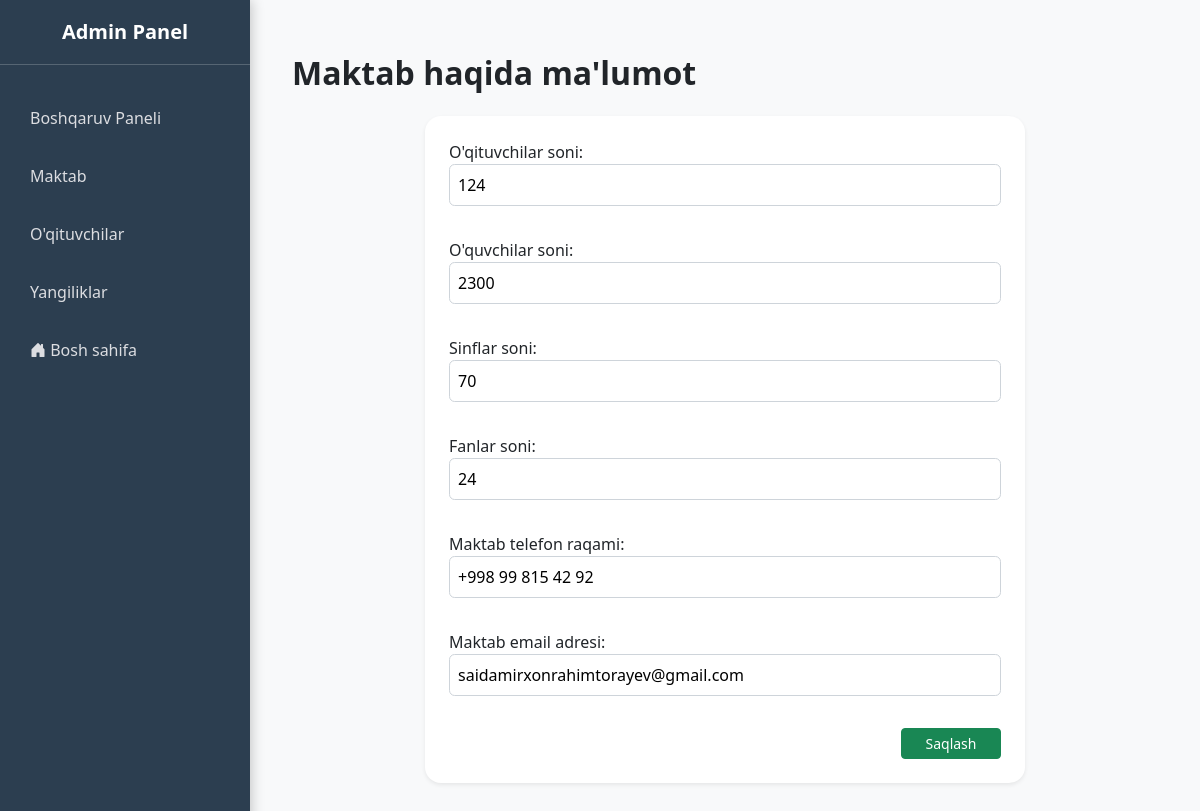
/admin-panel/school-info/ (signed in), run on the app's committed database.
### mysite/models.py (models this page shows, shortened)
class SchoolInfo(models.Model):
    teachers_count = models.PositiveIntegerField(default=0, verbose_name="O'qituvchilar soni")
    students_count = models.PositiveIntegerField(default=0, verbose_name="O'quvchilar soni")
    classes_count = models.PositiveIntegerField(default=0, verbose_name="Sinflar soni")
    sciences_count = models.PositiveIntegerField(default=0, verbose_name="Fanlar soni")
    phone = models.CharField(max_length=20, blank=True, null=True, validators=[phone_validator], verbose_name="Maktab telefon raqami")
    email = models.EmailField(blank=True, null=True, verbose_name="Maktab email adresi")

### mysite/views.py (the view)
    def wrapper(request, *args, **kwargs):
        if not request.session.get('admin_logged'):
            return redirect('admin_login')
        return view_func(request, *args, **kwargs)

### mysite/forms.py
class SchoolInfoForm(forms.ModelForm):
    class Meta:
        model = SchoolInfo
        fields = ['teachers_count', 'students_count', 'classes_count', 'sciences_count', 'phone', 'email']

### mysite/views.py (called while the page is built)
def admin_required(view_func):
    def wrapper(request, *args, **kwargs):
        if not request.session.get('admin_logged'):
            return redirect('admin_login')
        return view_func(request, *args, **kwargs)
    return wrapper

@admin_required
def admin_school_info(request):
    info = SchoolInfo.objects.first() or SchoolInfo.objects.create()
    if request.method == 'POST':
        form = SchoolInfoForm(request.POST, instance=info)
        if form.is_valid():
            form.save()
            messages.success(request, "Сохранено!")
            return redirect('admin_dashboard')
    else:
        form = SchoolInfoForm(instance=info)
    return render(request, 'admin_panel/school_info.html', {'form': form})

### templates/admin_panel/school_info.html (shortened to what this page needs)
{% extends 'admin_panel/base_admin.html' %}
{% block content %}
<div class="container-fluid py-4">
    <h2 class="mb-4 fw-bold text-dark">Maktab haqida ma'lumot</h2>
    <div class="card shadow-sm border-0 rounded-4 p-4 bg-white">
        <form method="POST" class="row g-3">
            {{ form.as_p }}
            <div class="col-12 text-end mt-3">
                <button type="submit" class="btn btn-success btn-sm">Saqlash</button>
            </div>
        </form>
    </div>
</div>
{% endblock %}

### templates/admin_panel/base_admin.html (style rules this page uses)
body { background-color: #f4f5f7; font-family: 'Inter', 'Segoe UI', Tahoma, Geneva, Verdana, sans-serif; color: #212529; }
.card { border-radius: 12px; box-shadow: 0 6px 20px rgba(0, 0, 0, 0.1); transition: transform 0.2s, box-shadow 0.3s; }
.btn { transition: all 0.3s ease; }

### templates/admin_panel/school_info.html (style rules this page uses)
body { background-color: #f8f9fa; font-family: "Segoe UI", Roboto, sans-serif; }
.card { max-width: 600px; margin: auto; }
form input, form select, form textarea { border-radius: 0.35rem; border: 1px solid #ced4da; padding: 0.5rem; width: 100%; }
form button { min-width: 100px; }

### data on the page
SchoolInfo: teachers_count "124", students_count "2300", classes_count "70", sciences_count "24", phone "+998 99 815 42 92", email "saidamirxonrahimtorayev@gmail.com"
